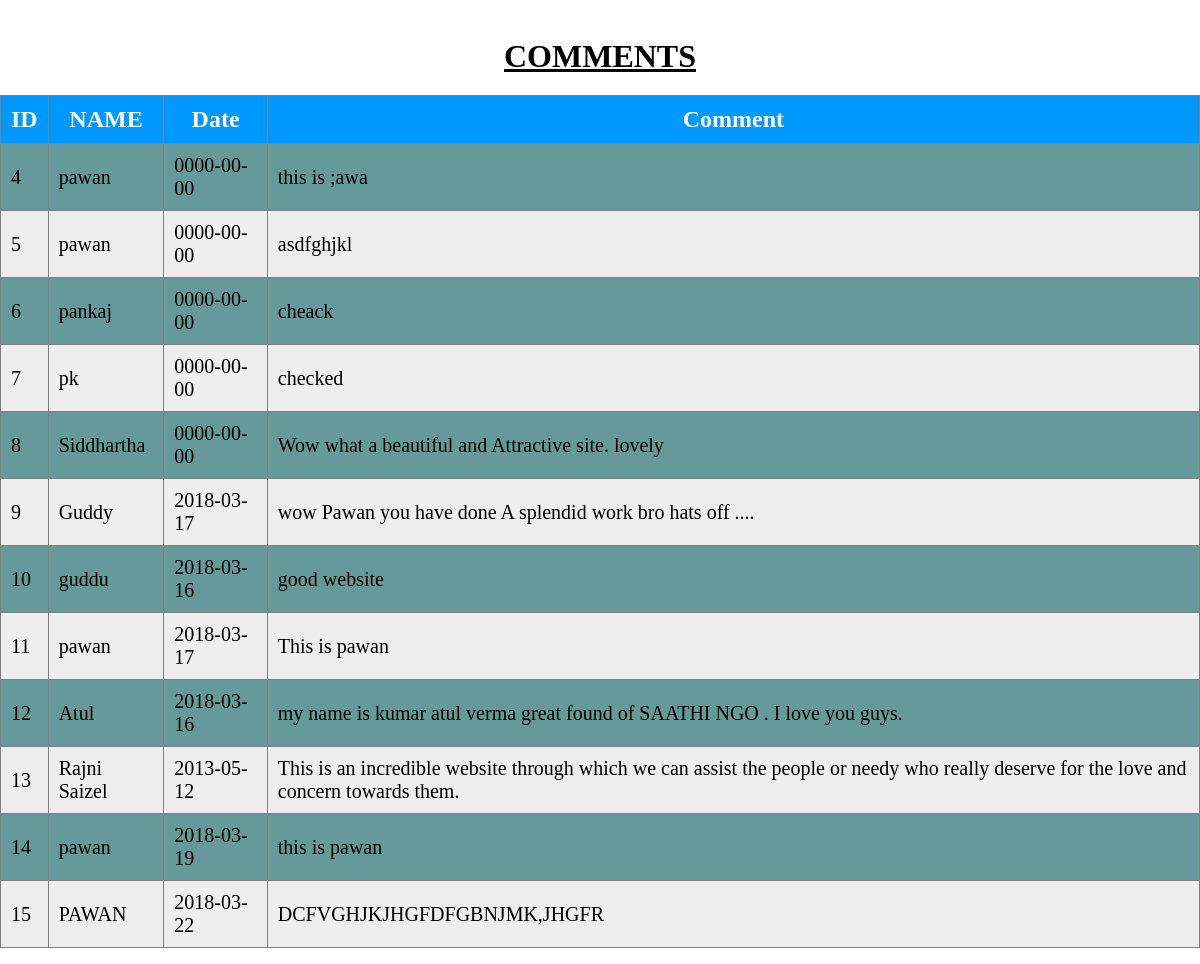
Screenshot of /Comments.php (signed in) with the database file from the repository.
### tables this page shows
CREATE TABLE `comment` (
  `id` int(10) NOT NULL,
  `name` varchar(30) NOT NULL,
  `date` date NOT NULL,
  `comm` varchar(200) NOT NULL
);

### Comments.php (the view, shortened to what this page needs)
<html>
 <head>
<link rel="stylesheet" href="style.css">
</head>
<body>
	<FORM method="GET" name="note">
	<h1><center><b><u>COMMENTS</b></u></center></h1>
	<table border="1">
		<thead>
			<th>ID</th>
			<th>NAME</th>
			<th>Date</th>
			<th>Comment</th>
		</thead>
<?php
$conn=mysqli_connect("localhost","root","","project");
?>
<?php
$sql="select * from comment";
$res=mysqli_query($conn,$sql);
if(mysqli_num_rows($res)>0)
{
	while($newArray=mysqli_fetch_array($res,MYSQLI_ASSOC))
	{
		if(strlen($newArray['comm'])>1)
		{
		echo"<tr>
		<td>".$newArray['id']."</td>
		<td>".$newArray['name']."</td>
		<td>".$newArray['date']."</td>
		<td>".$newArray['comm']."</td>
		</tr>";
		}
	}
}
else{
echo "No Data Found!!";
}
?>
</table>
</form>
</body>
</html>

### style.css (style rules this page uses)
body { margin: 0; padding: 0; background: #ffffff; font-size: 16px; font-family: 'Roboto', sans-serif; font-weight: 300; }
h1 { margin: 0 0 20px 0; font-weight: 300; font-size: 32px; font-family:Rockwell Extra Bold; }
table { border-collapse: collapse; width:100%; font-size:20; font-family:timeNewRomen; }
td { padding:10px; height:40px; }
th { font-size:24px; color:#ffffff; text-align:center; height:40px; background-color:#0099ff; padding:10px; }
tr:nth-child(even) { background-color:#eeeeee }
tr:nth-child(odd) { background-color:#669999 }

### rows the page displays
comment: id "4", name "pawan", date "0000-00-00", comm "this is ;awa"
comment: id "5", name "pawan", date "0000-00-00", comm "asdfghjkl"
comment: id "6", name "pankaj", date "0000-00-00", comm "cheack"
comment: id "7", name "pk", date "0000-00-00", comm "checked"
comment: id "8", name "Siddhartha", date "0000-00-00", comm "Wow what a beautiful and Attractive site. lovely"
comment: id "9", name "Guddy", date "2018-03-17", comm "wow Pawan you have done A splendid work bro hats off ...."
comment: id "10", name "guddu", date "2018-03-16", comm "good website"
comment: id "11", name "pawan", date "2018-03-17", comm "This is pawan"
comment: id "12", name "Atul", date "2018-03-16", comm "my name is kumar atul verma great found of SAATHI NGO . I love you guys."
comment: id "13", name "Rajni Saizel", date "2013-05-12", comm "This is an incredible website through which we can assist the people or needy who really deserve for the love and concern towards them."
comment: id "14", name "pawan", date "2018-03-19", comm "this is pawan"
comment: id "15", name "PAWAN", date "2018-03-22", comm "DCFVGHJKJHGFDFGBNJMK,JHGFR"
